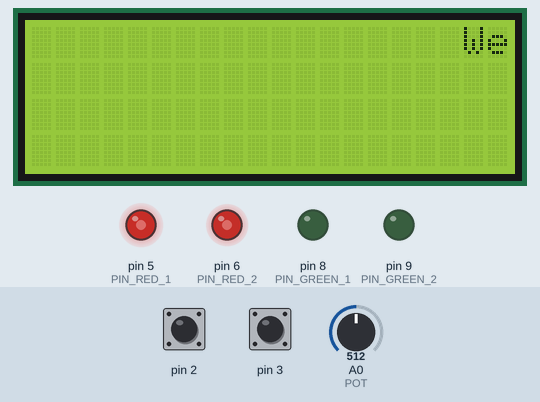
Simulated run of this sketch. Board: Arduino Uno, built with avr-gcc and run on an emulated ATmega328P. On the bench: 20×4 character LCD, output pins drawn as LEDs (lit = HIGH). The inputs (shaded band) are chosen by the test bench; at power-on: pin 2 LOW, pin 3 LOW, A0 (POT) = 512. Random numbers use the default seed unless the sketch sets one; what the sketch prints to the serial monitor is not drawn.

Above: at 1.2 s.
1.3 s: pin 2 driven HIGH
3.3 s: pin 3 driven HIGH
At 4.2 s:
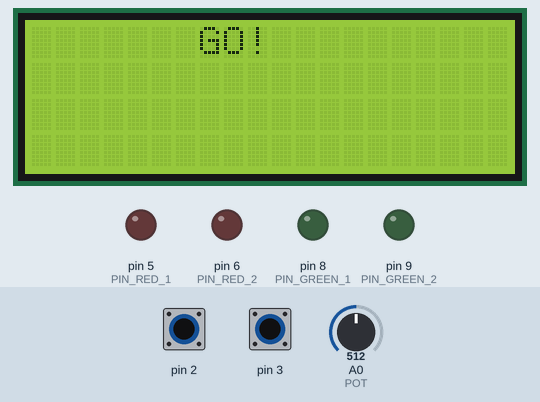
4.8 s: pin 2 pulsed LOW 2 times (0.12 s each, 0.3 s apart)
At 5.9 s:
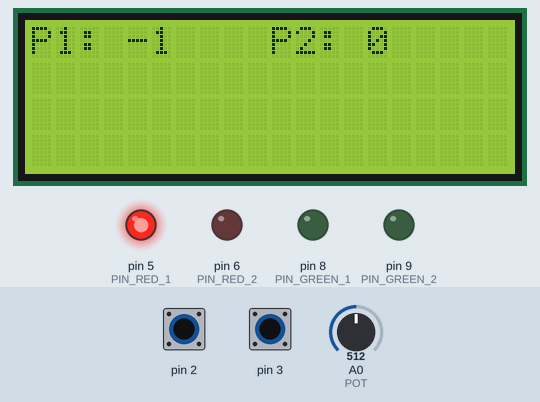
8.4 s: pin 3 pulsed LOW 2 times (0.12 s each, 0.3 s apart)
At 15.4 s:
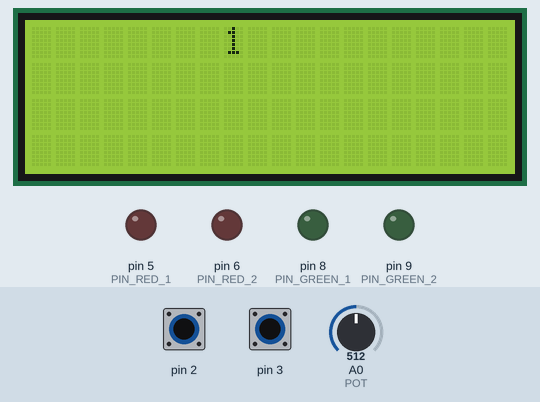
Timing chart, 0 to 33.8 s (numbered marks = the images above; inputs shaded):
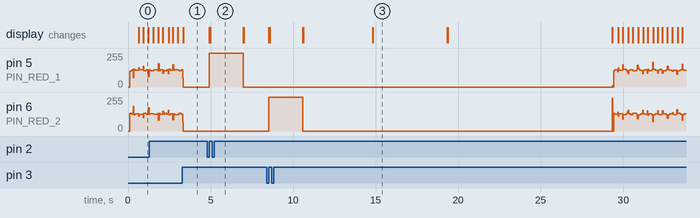

Measured:
- after the input at 4.8 s, pin 5 (PIN_RED_1): 0/255 → 255/255 after 0.13 s, → 0/255 2.0 s later

The sketch:

Main.ino
```cpp
#include <LiquidCrystal_I2C.h>
#include <avr/sleep.h>

#define PIN_RED_1 5
#define PIN_RED_2 6

#define PIN_GREEN_1 8
#define PIN_GREEN_2 9

#define BTN_PL_1 2
#define BTN_PL_2 3

#define POT A0

#define ISR_DEBOUNCE 280   /*tempo di debounce in ms, un valore inferiore potrebbe non funzionare e leggere più click al posto di 1*/
/* Wiring: SDA => A4, SCL => A5 */
/* I2C address of the LCD: 0x27 */
/* Number of columns: 20 rows: 4 */
#define LCD_COL 20
#define LCD_ROW 4
LiquidCrystal_I2C lcd = LiquidCrystal_I2C(0x27,LCD_COL,LCD_ROW);

const int MIN_BRIGHTNESS = 0;
const int MAX_BRIGHTNESS = 255;

const int TIME_BEFORE_SLEEPING = 10000;   // tempo che deve trascorrere prima di entrare in SLEEP_MODE

const int SCROLL_INTERVAL = 300; //variabile per lcd scroll
const int MAX_WAIT = 5000; // tempo massimo che puo' passare prima di vedere il valore sul display
const int MIN_WAIT = 1000; // tempo minimo che puo' passare prima di vedere il valore sul display
const int MAX_NUM_CLICK = 3; // num massimo di click che puo' uscire casualmente, che i giocatori devono fare

double currentT1 = MAX_WAIT;  // Tempo di reazione che si accorcerà, tempo iniziale

// Flag per verificare se è la prima esecuzione, viene impostato a true nel setUp
bool isFirstRoundOfPlay = false;
bool playInGame = false ; //variabile inizializzata in setupplay, usata come determinante per accettare o non gli interrupts
struct Player {
  volatile int pointsPlayer;   // punti totali del giocatore
  volatile int numClick;       // num di click del giocatore nel round
  int pinLedRed;
  int pinLedGreen;
  int pinBtn;
  unsigned long lastClick;   //variabile usate per determinare il tempo dell'ultimo click
};
Player p1 = {0, 0, PIN_RED_1, PIN_GREEN_1, BTN_PL_1};
Player p2 = {0, 0, PIN_RED_2, PIN_GREEN_2, BTN_PL_2};

// Variabili di stato per il round
unsigned long roundStartTime = 0;
int timeToWait = 0;   //tempo che verrà inizializzato randomicamente ad ogni round per mostrare il numero sul display
int numClickRound = 0; //variabile per salvare il numero casuale da 1 a 3
bool isNumberSpawned = false; //variabile flag per determinare se è stato generato il numero
double potValue = 0.0; //variabile per lettura potenziometro all avvio di ogni nuova partita; la si moltiplica con currentT1; non viene ricalcolata ad ogni round

/*variabili per timers*/
unsigned long currentMillis; //variabile da confrontare con millis() per verificare lo scorrere del tempo
unsigned long stateTimer; //variabile utile per determinare se è il momento di andare in SLEEP_MODE
unsigned long timerForMatchInGame; //variabile usata per determinare il momento di termine del round, quando millis()-timerForMatchInGame > tempo T1, il round termina
unsigned long gameOverTimer; //variabile per countdown nell stato di GameOver, 10 secondi dopo essere entrati nello stato di GAME_OVER, il gioco ripartirà dal 'WELCOME....'

enum gameState {
  PREPARATION, //letture valori, counter restettati. perche il setup non puo essere ri-eseguito se arduino non viene riavviato
  READY_TO_PLAY, //potenziometro settato, in attesa di avviare la partita
  SLEEP_MODE, //entriamo in questa fase se nella READY_TO_PLAY i pulsanti non vengono cliccati entrambi entro 10 s
  PLAY, //stato di gioco
  CHECK_VICTORY, // verifica dei click dei giocatori e dei loro tempi di reazione
  //WAITING_FOR_NEXT_GAME, //attesa tra un round e il successivo
  GAME_OVER // se nello stato di WAITING_FOR_NEXT_GAME, non avvengono click, mostriamo i punteggi dei giocatori e decretiamo il vincitore della partita; dopo si riparte da capo.
};
enum gameState gameStateActual;

void setup() {
  gameStateActual = PREPARATION;

  // setup input e output player 1
  pinMode(p1.pinLedRed, OUTPUT);
  pinMode(p1.pinLedGreen, OUTPUT);
  pinMode(p1.pinBtn, INPUT);
  attachInterrupt(digitalPinToInterrupt(p1.pinBtn), actionCounterPlayer1, RISING);

  // setup input e output player 2
  pinMode(p2.pinLedRed, OUTPUT);
  pinMode(p2.pinLedGreen, OUTPUT);
  pinMode(p2.pinBtn, INPUT);
  attachInterrupt(digitalPinToInterrupt(p2.pinBtn), actionCounterPlayer2, RISING);

  lcd.init();
  lcd.backlight();
  isFirstRoundOfPlay = true;
  playInGame = true;
  //currentT1 = MAX_WAIT;  // Tempo di reazione che si accorcerà, tempo iniziale

  Serial.begin(9600);

  /*
  serve per la inizializzazione
  corretta del seme di random,
  altrimenti arduino utilizza
  sempre la stessa tipologia
  */
  randomSeed(analogRead(A1));

  /*
  una chiamata per non duplicare il codice di impostazione dei parametri
  */
  preparationGame();
}

void loop() {
  currentMillis = millis();
  switch(gameStateActual){
    case PREPARATION :
      preparationGame();
      break;
    case READY_TO_PLAY:
      readyToPlay();
      /*
      con la read calcolo il prodotto del valore
      del potenziometro x T1 ,
      in modo da ridurre il tempo,
      valore deve essere < 1
      */
      break;
    case SLEEP_MODE:
      deepSleepWhileWait();
      break;
    case PLAY:
      play();
      break;
    case CHECK_VICTORY:
      logicForCheckVictory();
      break;
/*
    case WAITING_FOR_NEXT_GAME:
      waitForNextGame();
      break;
*/
    case GAME_OVER:
      gameOverFinish();
      break;
    default :
      gameStateActual = PREPARATION;
  }
}
```

Functions.ino
```cpp
//utilities

/*
funzione di reazione all'interrupt su BOTTONE 1
utilizza un controlo di debounce che permette di evitare che un singolo click venga contato molteplici volte
*/
void actionCounterPlayer1() {
  if (playInGame) {
    if(millis() - p1.lastClick > ISR_DEBOUNCE ){
      p1.numClick++;
      p1.lastClick = millis();
    }
  }
}

/*
funzione di reazione all'interrupt su BOTTONE 2
utilizza un controlo di debounce che permette di evitare che un singolo click venga contato molteplici volte
*/
void actionCounterPlayer2() {
  if (playInGame) {
    if(millis() - p2.lastClick > ISR_DEBOUNCE ){
      p2.numClick++;
      p2.lastClick = millis();
    }
  }
}

/*
funzione per Aumentare la luminosità del led
il valore massimo ammesso per brightness è 255,
arrivato a tale valore il led dovrà assumere comportamento opposto
int pin --> pin del led
int &brightVal --> valore di luminosità attuale
int &fadingVal --> quanto aumentare o diminuire la luminosità
int minBright --> valore minimo ammesso
int maxBright --> valore massimo ammesso
*/
void ledAscending(int pin, int &brightVal, int &fadingVal) {
  analogWrite(pin, brightVal);
  brightVal += fadingVal;
  if(brightVal == MIN_BRIGHTNESS || brightVal == MAX_BRIGHTNESS){
    fadingVal =- fadingVal;
  }
}

/*
funzione per Aumentare la luminosità del led
il suo funzionamento è in direzione opposta
*/
void ledDescending(int pin, int &brightVal, int &fadingVal) {
  analogWrite(pin, brightVal);
  if(brightVal == MIN_BRIGHTNESS || brightVal == MAX_BRIGHTNESS){
    fadingVal =- fadingVal;
  }
  brightVal += fadingVal;
}

/*
funzione di lettura da potenziometro
mappa il valore letto con raw in un numero da 1 a 4 ,
che verrà utilizzato per determinare il factorF usato
con 'potValue=updateDifficultyFromPot()'
per ridurre il tempo di gioco currentT1
*/
float updateDifficultyFromPot() {

  int raw = analogRead(POT);
  float factorF=0.05;//set interno
  int difficultyLevel = map(raw, 0, 1023, 1, 4);/*per gestire le casistiche da potenziometro*/
  // imposta factorF per livello (più livello -> riduzione più forte)
  switch (difficultyLevel) {
    case 1:
      //factorF = 0.95; /*riduzione lieve*/
      factorF = 0.05;
      break;
    case 2:
      //factorF = 0.90; /*riduzione media*/
      factorF = 0.10;
      break;
    case 3:
      //factorF = 0.85;
      factorF = 0.15;
      break;
    case 4:
      factorF = 0.20;
      //factorF = 0.80; /*molto difficile*/
      break;
    default:
      factorF = 0.10;
      //factorF = 0.9;
      break;
  }
  //Serial.println(String(factorF)+ "factorF");
  return factorF;
}

void showDisplay(String msg) {
  showDisplay(msg, SCROLL_INTERVAL);
}

// versione senza bug di cambio testo
void showDisplay(String msg, int scrollInterval) {
  // memorizza l'ultima stringa ricevuta per capire se il testo ricevuto in input
  // è diverso o meno dal precedente
  static String lastMsg = "";
  // memorizza quando è stata aggiunta una lettera l'ultima volta
  static unsigned long lastAddCharTime = 0;
  // memorizza l'indice del primo carattere della sottostringa da mostrare
  static int iFirstCharShow = 0;
  // se il testo è corto, quindi sta nel display una volta scritto non va toccato
  // finchè non cambia il testo in input, così il display non sfarfalla
  static bool isPrinted = false;
  // variabile utile per creare frasi con spazi prima o dopo.
  // utile per scorrimento e frasi centrate
  static String paddedMsg = "";

  // se la frase passata è diversa resetto i co
  if(msg != lastMsg) {
    lastMsg = msg;
    lastAddCharTime = 0;
    iFirstCharShow = 0;
    isPrinted = false;

    // se il messaggio da mostrare è piu' grande del display aggiungo un numero di spazi pari alla grandezza
    // del display prima e dopo il messaggio.
    // Utile per effetto scorriemnto
    if(msg.length() > LCD_COL) {
      String spaces = "";
      for (int i = 0; i < LCD_COL; i++) {
        spaces += " ";
      }
      paddedMsg = spaces + msg + spaces;
    }
  }

  // se il testo è piu' grande del display
  if(msg.length() > LCD_COL) {
    // verifica se è il necessario aggiornare il dispaly per mostrare una nuova lettera
    if (millis() - lastAddCharTime >= scrollInterval) {
      lastAddCharTime = millis();
      String displayMsg = paddedMsg.substring(iFirstCharShow, iFirstCharShow + LCD_COL);
      lcd.setCursor(0, 0);
      lcd.print(displayMsg);
      iFirstCharShow ++;

      // appena finisce di scrivere la frase si resetta
      if (iFirstCharShow + LCD_COL > paddedMsg.length()) {
        iFirstCharShow = 0;
      }
    }
  } else {
    // se il testo è piu' corto del display
    if(!isPrinted) {
      // variabile usata per calcolar quanti spazi devono essere aggiuni a sx per avere il testo centrato
      int nSpaces = ((LCD_COL - msg.length()) / 2 ) -1;
      String spaces = "";
      for (int i = 0; i < nSpaces; i++) {
        spaces += " ";
      }
      paddedMsg = spaces + msg;

      lcd.setCursor(0, 0);
      lcd.print(paddedMsg);
      isPrinted = true;
    }
  }
}

// imposta tutto il necessario per la fase play
void setupPlay() {
  digitalWrite(p1.pinLedGreen, LOW);
  digitalWrite(p1.pinLedRed, LOW);

  digitalWrite(p2.pinLedGreen, LOW);
  digitalWrite(p2.pinLedRed, LOW);

  showDisplay("");
  lcd.clear();

  // Inizializza i parametri del round
  timeToWait = random(MIN_WAIT, MAX_WAIT+1); // Da 1 a 5 secondi
  numClickRound =random(1, 4);    // Da 1 a 3 click

  roundStartTime = millis();       // Prende il tempo ESATTO di inizio
  isNumberSpawned = false;        // Flag per separare l'attesa dall'azione nella funzione succ.

  // Resetta i click qui (evita che vengano contati eventuali click eseguiti durante l'attesa)
  p1.numClick = 0;
  p2.numClick = 0;
  lcd.setCursor(0, 0);
  //showDisplay("GO!");

}
```

Source omitted: StateReactions.ino (12208 bytes)
